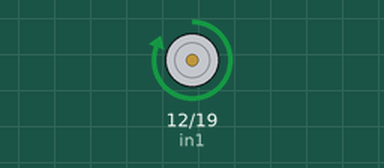
This program was run on a simulated Raspberry Pi (header pin numbers). On the bench: motor-driver pin pairs drawn as motors (green arrow = first pin HIGH = forward, orange = second pin HIGH = backward, longer = more drive).

Above: at 1.2 s.
At 5.7 s:
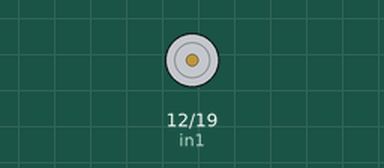
Timing chart, 0 to 7.0 s (numbered marks = the images above):
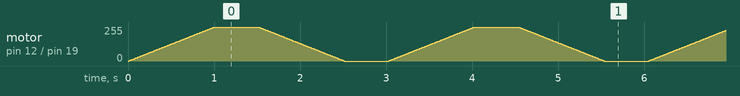

The program:

steer_test.py
```python
'''
Control the Brightness of LED using PWM on Raspberry Pi
http://www.electronicwings.com
'''

import RPi.GPIO as GPIO
from time import sleep

in1 = 12
in2 = 19


GPIO.setwarnings(False)			#disable warnings
GPIO.setmode(GPIO.BOARD)		#set pin numbering system
GPIO.setup(in1,GPIO.OUT)
GPIO.setup(in2,GPIO.OUT)
pi_pwm = GPIO.PWM(in1,1000)		#create PWM instance with frequency
pi_pwm.start(0)				#start PWM of required Duty Cycle
while True:
    for duty in range(0,101,1):
        pi_pwm.ChangeDutyCycle(duty) #provide duty cycle in the range 0-100
        sleep(0.01)
    sleep(0.5)

    for duty in range(100,-1,-1):
        pi_pwm.ChangeDutyCycle(duty)
        sleep(0.01)
    sleep(0.5)
```
